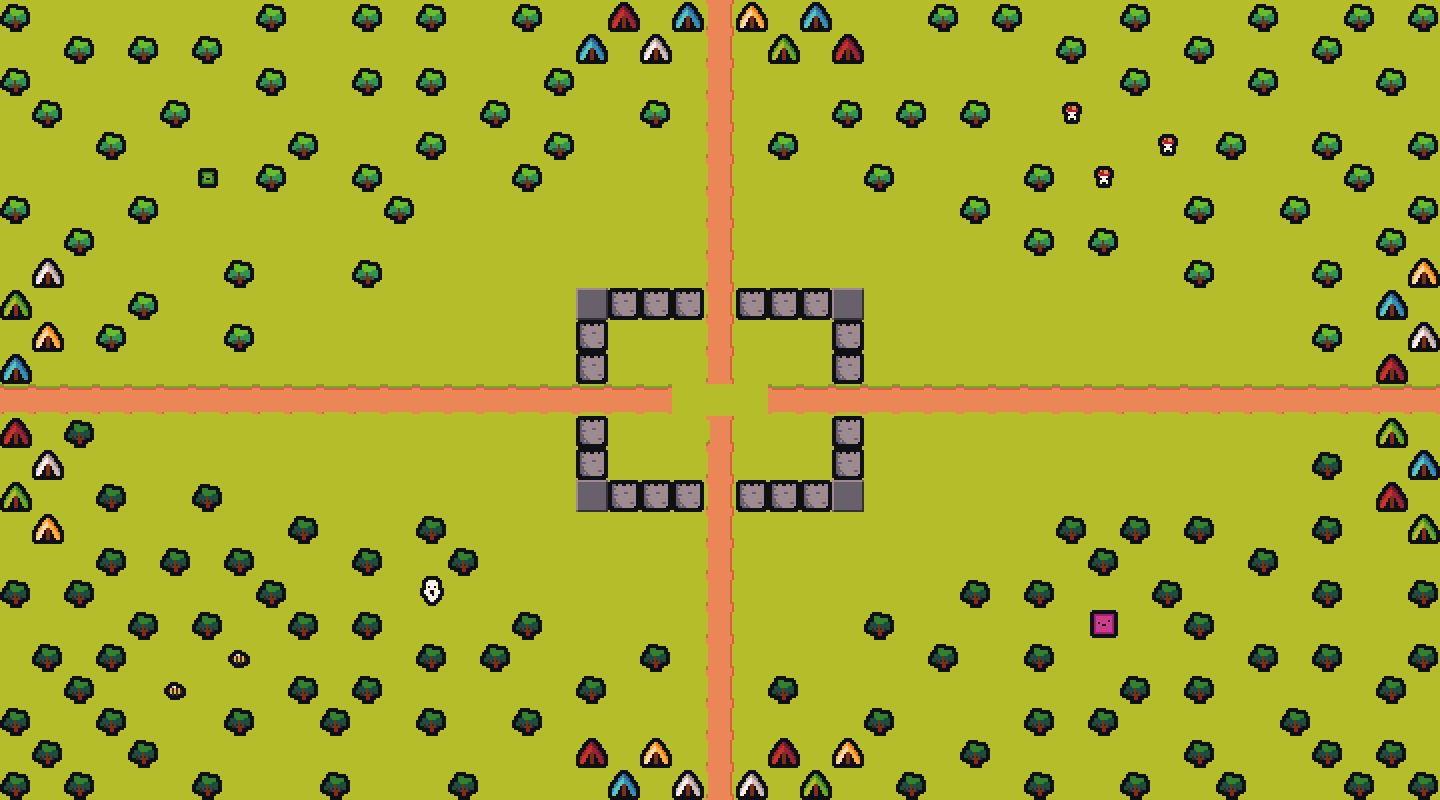

Tiled map render using the project's own tile images. Description and the map definition, with tile-layer contents summarised, below:
An orthogonal 45x25 tile map with 32x32 px tiles, 2 tile layers (ground, decorations).

<map version="1.10" tiledversion="1.11.2" orientation="orthogonal" renderorder="right-down" width="45" height="25" tilewidth="32" tileheight="32" infinite="0" nextlayerid="3" nextobjectid="1">
 <tileset firstgid="1" name="asset" tilewidth="32" tileheight="32" tilecount="88" columns="8">
  <image source="assets/SpriteSheet.png" width="256" height="352" />
 </tileset>
 <layer id="1" name="ground" width="45" height="25">
  <data>[1125 cells, 1125 non-empty, 6 distinct tile ids]</data>
 </layer>
 <layer id="2" name="decorations" width="45" height="25">
  <data>[1125 cells, 202 non-empty, 13 distinct tile ids]</data>
 </layer>
</map>
